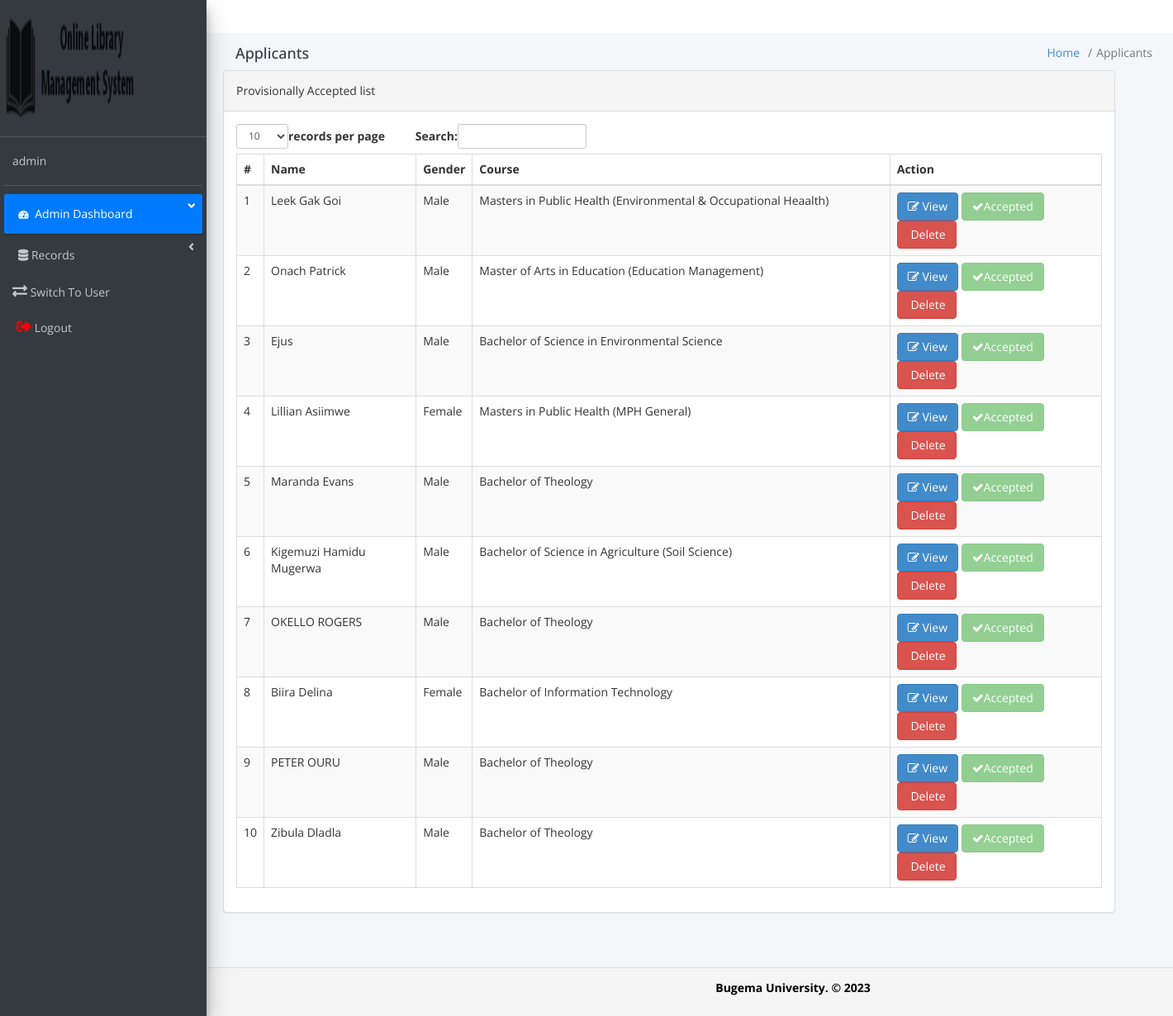
The app's page /admin/prov_succ_app.php (signed in) with its own data.
### tables this page shows
CREATE TABLE `application_form` (
  `id` int UNSIGNED NOT NULL,
  `full_name` varchar(255) NOT NULL,
  `date_of_birth` date NOT NULL,
  `email` varchar(255) NOT NULL,
  `mobile_number` varchar(20) NOT NULL,
  `gender` enum('Male','Female','Others') NOT NULL,
  `country` varchar(250) NOT NULL,
  `id_type` enum('None','National ID','Passport') NOT NULL,
  `id_number` varchar(20) NOT NULL,
  `religion` varchar(255) NOT NULL,
  `location` enum('Main Campus','Kampala Campus','Arua Campus','Mbale Campus','Kasese Campus') NOT NULL,
  `time` enum('Regular','In-Service') NOT NULL,
  `school` varchar(255) NOT NULL,
  `level` varchar(255) NOT NULL,
  `course` varchar(255) NOT NULL,
  `type` varchar(255) NOT NULL,
  `document` varchar(255) NOT NULL,
  `bu` varchar(255) NOT NULL,
  `kabu` varchar(255) NOT NULL,
  `app_id` varchar(255) NOT NULL,
  `status` int NOT NULL,
  `created_at` timestamp NOT NULL DEFAULT CURRENT_TIMESTAMP
);

### admin/acc_prov_table.php (the view, shortened to what this page needs)
<!DOCTYPE html>
<html xmlns="http://www.w3.org/1999/xhtml">
<head>
    <link href="assets/css/bootstrap.css" rel="stylesheet" />
    <link href="assets/css/font-awesome.css" rel="stylesheet" />
    <link href="assets/js/dataTables/dataTables.bootstrap.css" rel="stylesheet" />
    <link href="assets/css/style.css" rel="stylesheet" />
</head>
<body>
            <div class="row">
                <div class="col-md-12 pt-2">
                    <div class="panel panel-default">
                        <div class="panel-heading">
                           Provisionally Accepted list
                        </div>
                        <div class="panel-body">
                        <div class="table-responsive">
                    <table class="table table-striped table-bordered table-hover" id="dataTables-example">
                        <thead>
                            <tr>
                                <th>#</th>
                                <th>Name</th>
                                <th>Gender</th>
                                <th>Course</th>
                                <th>Action</th>
                            </tr>
                        </thead>
                        <tbody>
                            <?php
                            require_once 'config.php';
                            $sql = "SELECT * FROM application_form WHERE status = 2";
                            $result = mysqli_query($conn, $sql);
                            if (mysqli_num_rows($result) > 0) {
                                $i = 1;
                                while($row = mysqli_fetch_assoc($result)) {
                                    echo "<tr class='odd gradeX'>";
                                    echo "<td class='center'>" . $i . "</td>";
                                    echo "<td class='center'>" . $row["full_name"] . "</td>";
                                    echo "<td class='center'>" . $row["gender"] . "</td>";
                                    echo "<td class='center'>" . $row["course"] . "</td>";
                                    echo "<td class='center'>";
                                    echo "<button type='button' class='btn btn-primary' data-toggle='modal' data-target='#editModal" . $row["id"] . "'><i class='fa fa-edit'></i> View</button>";
                                echo "<div class='modal' id='editModal" . $row["id"] . "'>
                                                            <p><strong>Application ID: </strong>" . $row["app_id"] . "</p>
                                                            <p><strong>Full Name: </strong>" . $row["full_name"] . "</p>
                                                            <p><strong>Date of Birth: </strong>" . $row["date_of_birth"] . "</p>
                                                            <p><strong>Email: </strong>" . $row["email"] . "</p>
                                                            <p><strong>Mobile Number: </strong>" . $row["mobile_number"] . "</p>
                                                            <p><strong>Gender: </strong>" . $row["gender"] . "</p>
                                                            <p><strong>Country: </strong>" . $row["country"] . "</p>
                                                            <p><strong>ID Type: </strong>" . $row["id_type"] . "</p>
                                                            <p><strong>ID Number: </strong>" . $row["id_number"] . "</p>
                                                            <p><strong>Campus: </strong>" . $row["location"] . "</p>
                                                            <p><strong>Session: </strong>" . $row["time"] . "</p>
                                                            <p><strong>School: </strong>" . $row["school"] . "</p>
                                                            <p><strong>Level: </strong>" . $row["level"] . "</p>
                                                            <p><strong>Course: </strong>" . $row["course"] . "</p>
                                                            <p><strong>Know about BU: </strong>" . $row["bu"] . "</p>
                                                            <p><strong>Source: </strong>" . $row["kabu"] . "</p>
                                                            <input type='hidden' name='app_id' value='" . $row["app_id"] . "'>
                                        </div>
                                    </div>";
                                    echo "<a href='' onclick='return confirm('Are you sure you want to delete?');'' >  <button class='btn btn-success disabled'><i class='fa fa-check'></i>Accepted</button>";
                                    echo "<a href='del_succ.php?id=" . $row["id"] . "' onclick='return confirm(\"Are you sure you want to delete?\");'> <button class='btn btn-danger'><i class='fa fa-remove'></i> Delete</button></a>";
                                    echo "</td>";
                                    echo "</tr>";
                                    $i++;
                                }
                            } else {
                                echo "<tr><td colspan='4' class='text-center'>No record found.</td></tr>";
                            }
                            ?>
</body>
</html>

### records on screen
application_form: full_name "Leek Gak Goi", gender "Male", course "Masters in Public Health (Environmental & Occupational Heaalth)"
application_form: full_name "Onach Patrick", gender "Male", course "Master of Arts in Education (Education Management)"
application_form: full_name "Ejus", gender "Male", course "Bachelor of Science in Environmental Science"
application_form: full_name "Lillian Asiimwe", gender "Female", course "Masters in Public Health (MPH General)"
application_form: full_name "Maranda Evans", gender "Male", course "Bachelor of Theology"
application_form: full_name "Kigemuzi Hamidu Mugerwa", gender "Male", course "Bachelor of Science in Agriculture (Soil Science)"
application_form: full_name "OKELLO ROGERS", gender "Male", course "Bachelor of Theology"
application_form: full_name "Biira Delina", gender "Female", course "Bachelor of Information Technology"
application_form: full_name "PETER OURU", gender "Male", course "Bachelor of Theology"
application_form: full_name "Zibula Dladla", gender "Male", course "Bachelor of Theology"

### other values on screen
$username "admin"
